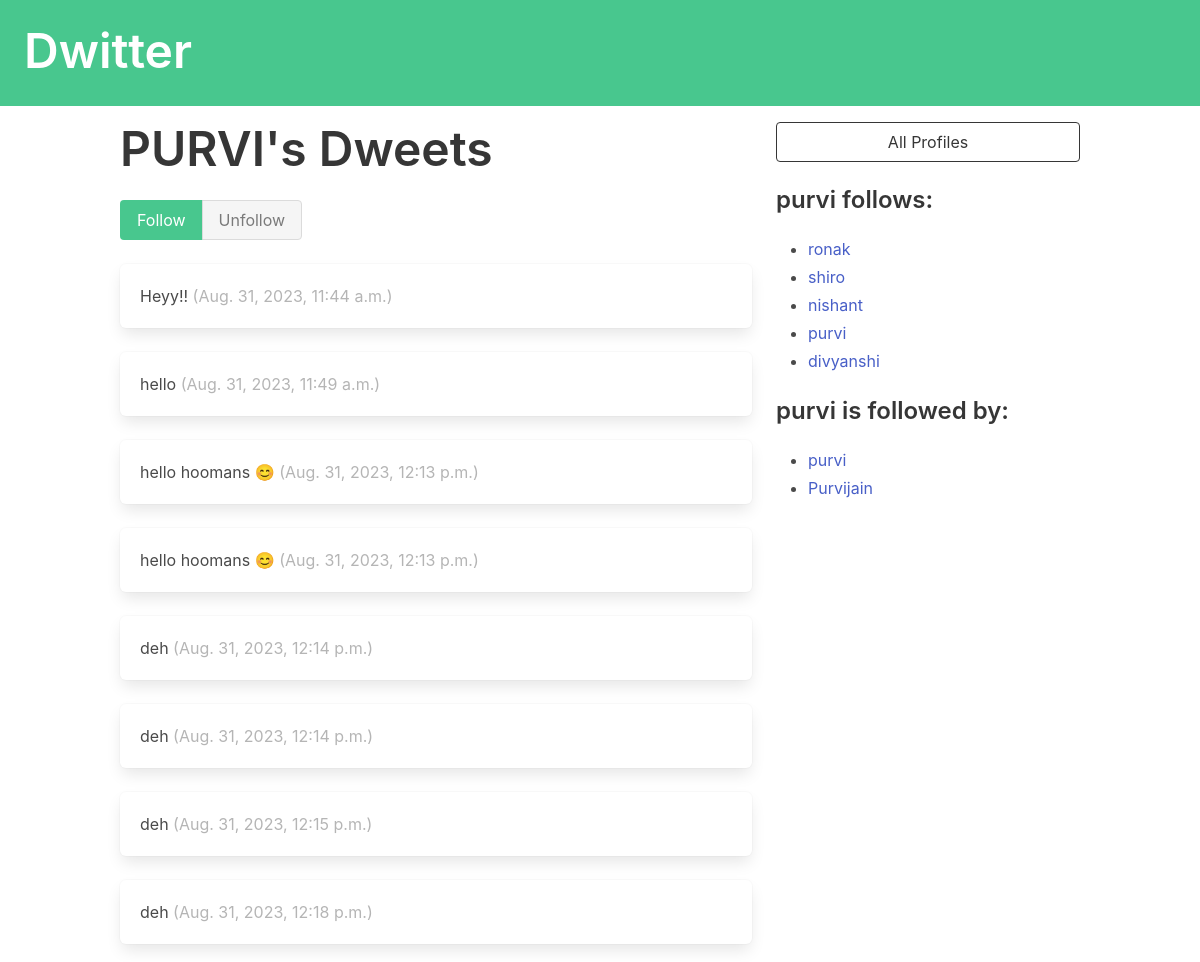
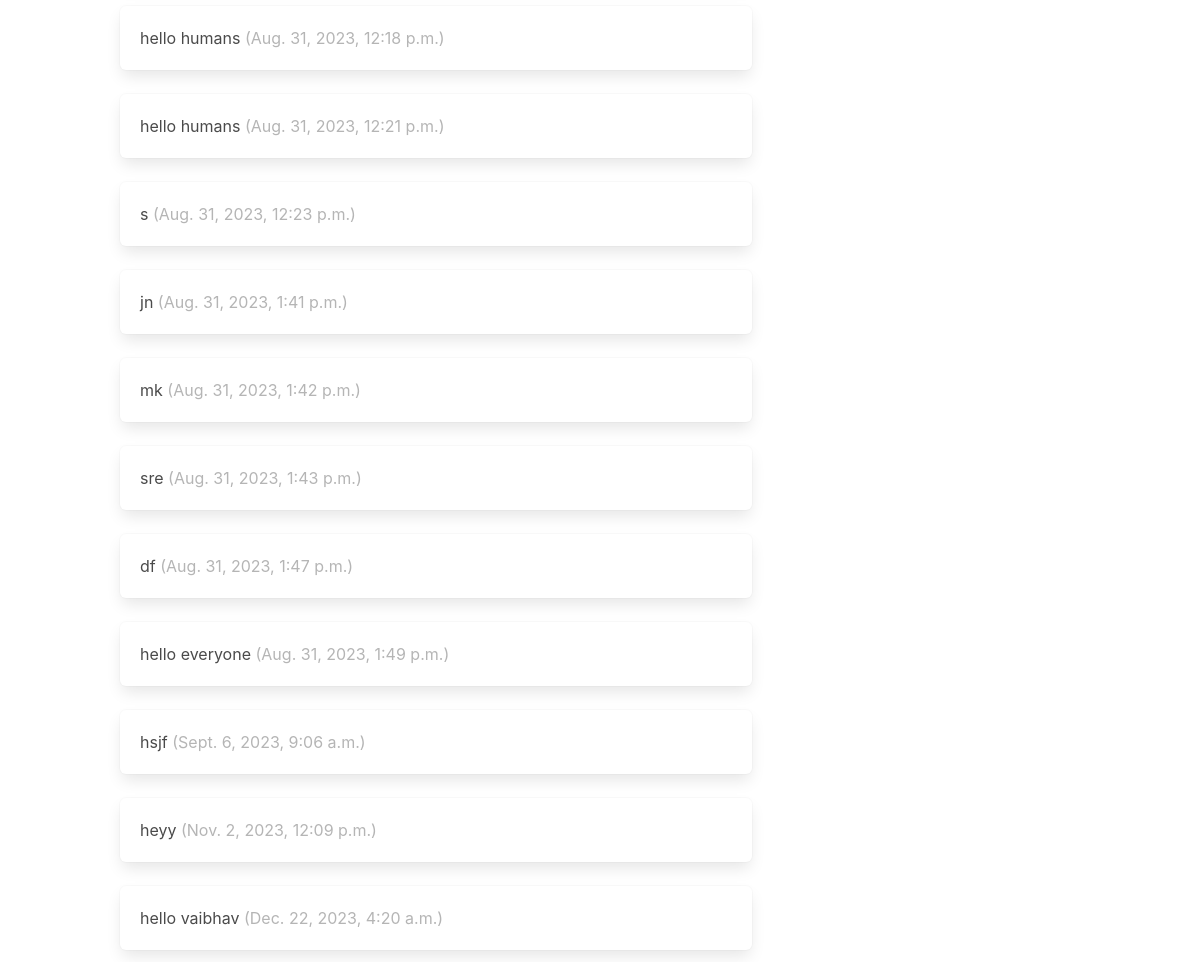
Screenshot of /profile/4 with the database file from the repository (2 pictures, top to bottom).
### dwitter/models.py (models this page shows, shortened)
class Profile(models.Model):
    user = models.OneToOneField(User, on_delete=models.CASCADE)
    follows = models.ManyToManyField(
        "self", related_name="followed_by", symmetrical=False, blank=True
    )
    def __str__(self):
        return self.user.username

class Dweet(models.Model):
    user = models.ForeignKey(
        User, related_name="dweets", on_delete=models.DO_NOTHING
    )
    body = models.CharField(max_length=140)
    created_at = models.DateTimeField(auto_now_add=True)

### dwitter/views.py (the view, shortened to what this page needs)
# urls.py: path("profile/<int:pk>", profile, name="profile"),
def profile(request, pk):
    profile = Profile.objects.get(pk=pk)
    return render(request, "dwitter/profile.html", {"profile": profile})

### dwitter/templates/dwitter/profile.html (shortened to what this page needs)
{% extends 'base.html' %}
{% block content %}
<div class="column">
    <div class="block">
    <h1 class="title is-1">
        {{profile.user.username|upper}}'s Dweets
    </h1>
    <form method="post">
        <div class="buttons has-addons">
        {% if profile in user.profile.follows.all %}
            <button class="button is-success is-static">Follow</button>
            <button class="button is-danger" name="follow" value="unfollow">
                Unfollow
            </button>
        {% else %}
            <button class="button is-success" name="follow" value="follow">
                Follow
            </button>
            <button class="button is-danger is-static">Unfollow</button>
        {% endif %}
        </div>
    </form>
    </div>
    <div class="content">
        {% for dweet in profile.user.dweets.all %}
            <div class="box">
                {{ dweet.body }}
                <span class="is-small has-text-grey-light">
                    ({{ dweet.created_at }})
                </span>
            </div>
        {% endfor %}
    </div>
</div>
<div class="column is-one-third">
    <div class="block">
        <a href="{% url 'dwitter:profile_list' %}">
            <button class="button is-dark is-outlined is-fullwidth">
                All Profiles
            </button>
        </a>
    </div>
    <div class="block">
        <h3 class="title is-4">
            {{profile.user.username}} follows:
        </h3>
        <div class="content">
            <ul>
            {% for following in profile.follows.all %}
                <li>
                    <a href="{% url 'dwitter:profile' following.id %}">
                        {{ following }}
                    </a>
                </li>
            {% endfor %}
            </ul>
        </div>
    </div>
    <div class="block">
        <h3 class="title is-4">
            {{profile.user.username}} is followed by:
        </h3>
        <div class="content">
            <ul>
            {% for follower in profile.followed_by.all %}
                <li>
                    <a href="{% url 'dwitter:profile' follower.id %}">
                        {{ follower }}
                    </a>
                </li>
            {% endfor %}
            </ul>
        </div>
    </div>
</div>
{% endblock content %}

### rows the page displays
Profile: user.username "PURVI", user.username "purvi"
Dweet: body "Heyy!!", created_at "Aug. 31, 2023, 11:44 a.m."
Dweet: body "hello", created_at "Aug. 31, 2023, 11:49 a.m."
Dweet: body "hello hoomans 😊", created_at "Aug. 31, 2023, 12:13 p.m."
Dweet: body "hello hoomans 😊", created_at "Aug. 31, 2023, 12:13 p.m."
Dweet: body "deh", created_at "Aug. 31, 2023, 12:14 p.m."
Dweet: body "deh", created_at "Aug. 31, 2023, 12:14 p.m."
Dweet: body "deh", created_at "Aug. 31, 2023, 12:15 p.m."
Dweet: body "deh", created_at "Aug. 31, 2023, 12:18 p.m."
Dweet: body "hello humans", created_at "Aug. 31, 2023, 12:18 p.m."
Dweet: body "hello humans", created_at "Aug. 31, 2023, 12:21 p.m."
Dweet: body "s", created_at "Aug. 31, 2023, 12:23 p.m."
Dweet: body "jn", created_at "Aug. 31, 2023, 1:41 p.m."
Dweet: body "mk", created_at "Aug. 31, 2023, 1:42 p.m."
Dweet: body "sre", created_at "Aug. 31, 2023, 1:43 p.m."
Dweet: body "df", created_at "Aug. 31, 2023, 1:47 p.m."
Dweet: body "hello everyone", created_at "Aug. 31, 2023, 1:49 p.m."
Dweet: body "hsjf", created_at "Sept. 6, 2023, 9:06 a.m."
Dweet: body "heyy", created_at "Nov. 2, 2023, 12:09 p.m."
Dweet: body "hello vaibhav", created_at "Dec. 22, 2023, 4:20 a.m."
Profile: user.username "ronak"
Profile: user.username "shiro"
Profile: user.username "nishant"
Profile: user.username "divyanshi"
Profile: user.username "Purvijain"
